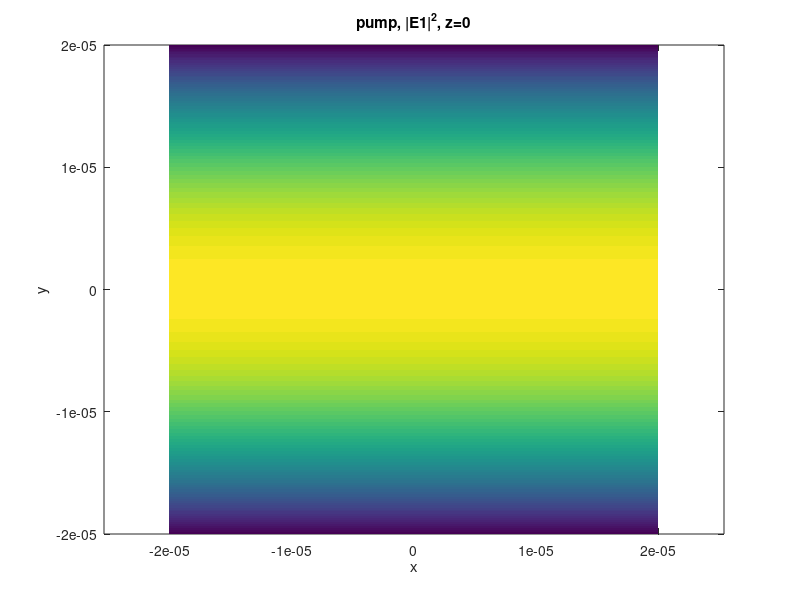
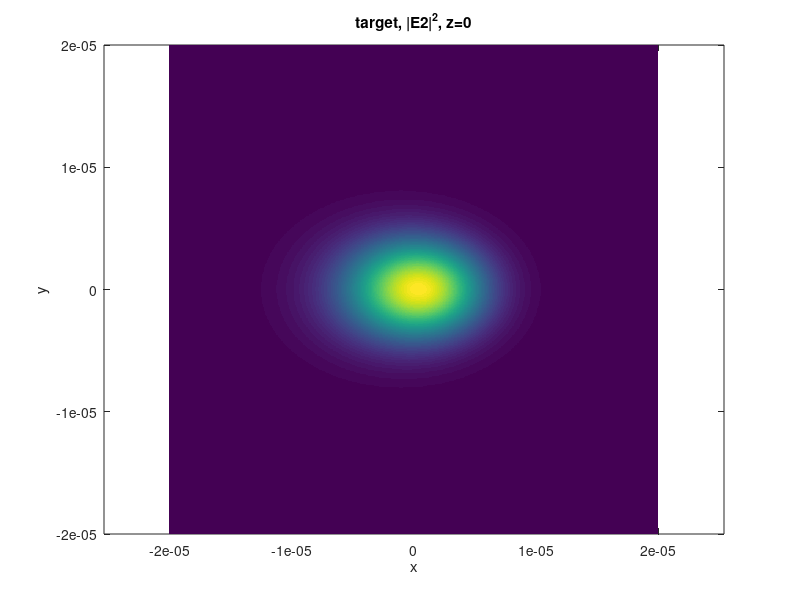
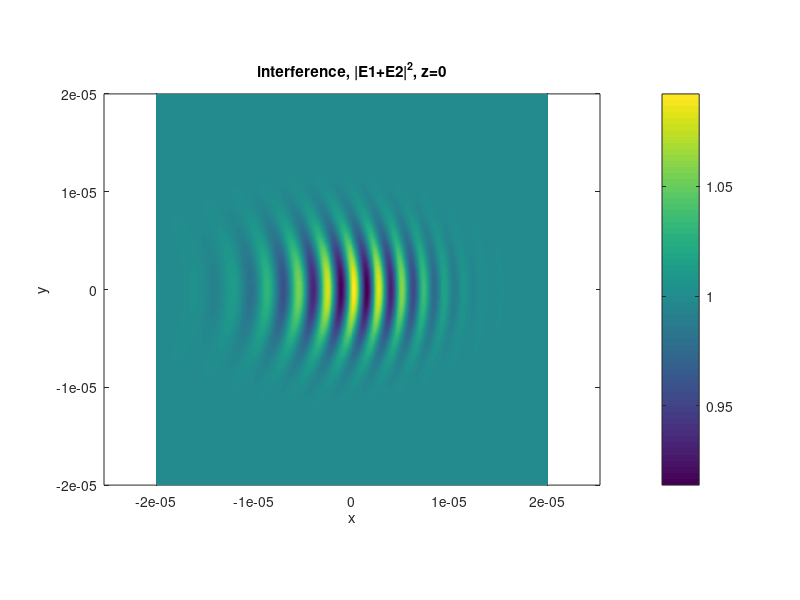
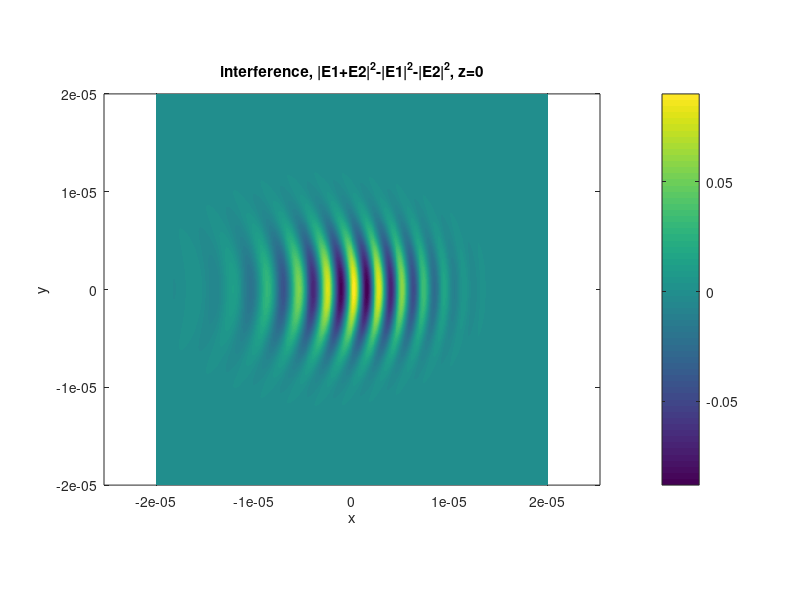

Write MATLAB code to recreate these figures, in order.
% 3d interference patterns (holograms)

% interference of a pump beam (Gaussian shape in z, plane wave in x,y) and
% a target beam (plane wave or proper 3D Gaussian)

lam = 780e-9;
k0 = 2*pi/lam;

yzv = [0 0.2 0.4]*1e-6;   % for loop of y or z (cross sections at different positions)
nyzv = length(yzv);

for iyzv=1:1%nyzv

if (1==0)   % vertical cross section at y=const
    plotsel = 1;
    xv = (-20:0.05:20)*1e-6;
    yv = yzv(iyzv);     %0;     %(-4:0.05:4)*1e-6;
    zv = (-3:0.05:3)*1e-6;
else        % horizontal cross section at z=const
    plotsel = 2;
    xv = (-20:0.05:20)*1e-6;
    yv = (-20:0.05:20)*1e-6;
    zv = yzv(iyzv);     %0.e-6;     %(-3:0.05:3)*1e-6;    
end

[xx,yy,zz] = meshgrid(xv,yv,zv);

% pump field
k1x = k0;
w1 = 2e-6;
w1y = 100*5.8e-6;

E1 = exp(1i*k1x*xx).*exp(-zz.^2/w1^2).*exp(-yy.^2/w1y^2);

figure(101+(iyzv-1)*10)
if plotsel==1
    pcolor(xv,zv,abs(squeeze(E1)').^2)
    xlabel('x'), ylabel('z')
    title(['pump, |E1|^2, y=' num2str(yv)])
else
    pcolor(xv,yv,abs(squeeze(E1)).^2)    
    xlabel('x'), ylabel('y')
    title(['pump, |E1|^2, z=' num2str(zv)])
end
shading flat
axis equal

% target field

if (1==0)   % plane wave
    %al2 = 120 *pi/180;   % propagation angle, 90deg=vertical
    n = [1 1 10];   % direction of propagation
    n = n/norm(n);

    k2x = k0*n(1);
    k2y = k0*n(2);
    k2z = k0*n(3);

    E20 = 0.1;

    E2 = E20*exp(1i*(k2x*xx+k2y*yy+k2z*zz));
end

if (0==0)   % tilted Gaussian
    % al2 = 60 *pi/180;   % propagation angle, 90deg=vertical
    n = [1 0 1];   % direction of propagation
    n = n/norm(n);

    w2 = 2.5e-6;
    zfoc = 50e-6;    % distance to focal point
    E20 = 0.1;

    
    zzr = xx*n(1) + yy*n(2) + zz*n(3);  % z in rotated frame = projection onto prop. direction
    xxr = sqrt(xx.^2+yy.^2+zz.^2 - zzr.^2);     % x=r in rotated frame = the orth. component to z
    zzr = zzr - zfoc;
    
    zR = pi*w2^2/lam;
    w2z = w2*sqrt(1+(zzr/zR).^2);
    eta = atan(zzr/zR);
    %Rz = zzr.*(1+(zR./zzr).^2);
    Rzi = zzr./(zzr.^2 + zR^2);        % inverse of curvature
    
    %E2 = E20 * w2./w2z .* exp(-(xxr./w2z).^2) .* exp(1i*(k0*zzr+k0*xxr./(2*Rz)-eta));
    E2 = E20 * w2./w2z .* exp(-(xxr./w2z).^2) .* exp(1i*(k0*zzr+k0*xxr.^2.*Rzi/2-eta));
end
    
figure(102+(iyzv-1)*10)
if plotsel==1
    pcolor(xv,zv,abs(squeeze(E2)').^2)
    xlabel('x'), ylabel('z')
    title(['target, |E2|^2, y=' num2str(yv)])
else
    pcolor(xv,yv,abs(squeeze(E2)).^2)    
    xlabel('x'), ylabel('y')
    title(['target, |E2|^2, z=' num2str(zv)])
end
shading flat
axis equal

% interference pattern

Et = E1+E2;

figure(103+(iyzv-1)*10)
if plotsel==1
    pcolor(xv,zv,abs(squeeze(Et)').^2)
    xlabel('x'), ylabel('z')
    title(['interference, |E1+E2|^2, y=' num2str(yv)])
else
    pcolor(xv,yv,abs(squeeze(Et)).^2)    
    % pcolor(xv,yv,(abs(squeeze(Et)).^2-abs(squeeze(E1)).^2-abs(squeeze(E2)).^2)./abs(squeeze(E1)).^2)    
    %   note on above:  this is meant to be ~dng, but shouldn't be
    %                   normalised to pump field at z, only to the pump at centre of
    %                   waveguide, or power integrated over z
    xlabel('x'), ylabel('y')
    title(['interference, |E1+E2|^2, z=' num2str(zv)])
end
shading flat
axis equal
colorbar;

% interference term only

Et2 = abs(E1+E2).^2-abs(E1).^2-abs(E2).^2;

figure(104+(iyzv-1)*10)
if plotsel==1
    pcolor(xv,zv,squeeze(Et2)')
    xlabel('x'), ylabel('z')
    title(['interference, |E1+E2|^2-|E1|^2-|E2|^2, y=' num2str(yv)])
else
    pcolor(xv,yv,squeeze(Et2))    
    xlabel('x'), ylabel('y')
    title(['interference, |E1+E2|^2-|E1|^2-|E2|^2, z=' num2str(zv)])
end
shading flat
axis equal
colorbar

end
